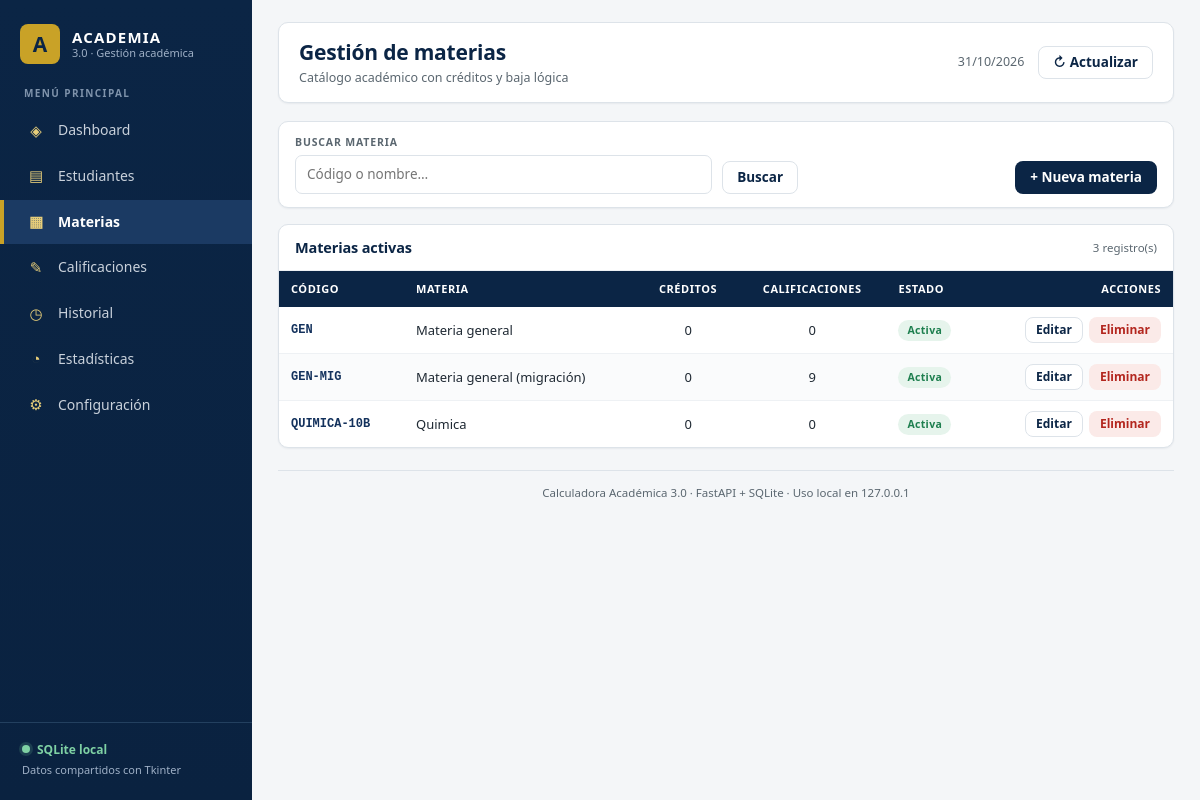
The page /materias on the database its author committed.
### tables this page shows
CREATE TABLE materias (
    id             TEXT PRIMARY KEY,
    codigo         TEXT NOT NULL UNIQUE,
    nombre         TEXT NOT NULL,
    creditos       REAL NOT NULL DEFAULT 0 CHECK (creditos >= 0),
    creado_en      TEXT NOT NULL,
    actualizado_en TEXT NOT NULL,
    eliminado_en   TEXT
);

### app/web/rutas.py (the view)
@router.get("/materias")
def materias(
    request: Request,
    busqueda: str = "",
    servicios: Servicios = Depends(servicios_lectura),
):
    lista = servicios.materias.listar()
    detalles = servicios.calificaciones.listar_todas()
    conteo = Counter(detalle.materia_id for detalle in detalles)
    texto = clave_nombre(busqueda.strip()) if busqueda.strip() else ""
    lista = [
        materia
        for materia in lista
        if not texto
        or texto in clave_nombre(materia.nombre)
        or texto in materia.codigo.casefold()
    ]
    lista.sort(key=lambda materia: materia.codigo)
    return _render(
        request,
        "materias.html",
        "materias",
        materias=lista,
        conteo=conteo,
        busqueda=busqueda,
    )

### app/web/templates/materias.html (shortened to what this page needs)
{% extends "base.html" %}
{% block encabezado %}Gestión de materias{% endblock %}
{% block subencabezado %}Catálogo académico con créditos y baja lógica{% endblock %}
{% block contenido %}
<form class="barra-filtros" method="get" action="/materias">
  <div class="campo busqueda">
    <label for="busqueda">Buscar materia</label>
    <input id="busqueda" name="busqueda" type="search" value="{{ busqueda }}" placeholder="Código o nombre…">
  </div>
  <button class="boton secundario" type="submit">Buscar</button>
  <a class="boton primario" href="/materias/nuevo">+ Nueva materia</a>
</form>
<section class="panel">
  <div class="panel-cabecera">
    <h2>Materias activas</h2>
    <span class="subtitulo">{{ materias|length }} registro(s)</span>
  </div>
  <div class="panel-cuerpo sin-relleno">
    {% if materias %}
    <div class="tabla-envoltura">
      <table class="tabla">
        <thead>
          <tr>
            <th>Código</th>
            <th>Materia</th>
            <th class="num">Créditos</th>
            <th class="num">Calificaciones</th>
            <th>Estado</th>
            <th style="text-align:right">Acciones</th>
          </tr>
        </thead>
        <tbody>
          {% for materia in materias %}
          <tr>
            <td class="codigo">{{ materia.codigo }}</td>
            <td>{{ materia.nombre }}</td>
            <td class="num">{{ "%g"|format(materia.creditos) }}</td>
            <td class="num">{{ conteo.get(materia.id, 0) }}</td>
            <td><span class="insignia aprobado">Activa</span></td>
            <td>
              <div class="acciones-fila">
                <a class="boton secundario pequeno" href="/materias/{{ materia.id }}/editar">Editar</a>
                <form method="post" action="/materias/{{ materia.id }}/eliminar" data-confirmar="¿Eliminar la materia {{ materia.codigo }} · {{ materia.nombre }}? Sus calificaciones se conservan en el historial.">
                  <button class="boton peligro pequeno" type="submit">Eliminar</button>
                </form>
              </div>
            </td>
          </tr>
          {% endfor %}
        </tbody>
      </table>
    </div>
    {% else %}
    <p class="vacio">
      {% if busqueda %}No se encontraron materias para “{{ busqueda }}”.{% else %}Aún no hay materias registradas.{% endif %}
      <br><a href="/materias/nuevo">Registrar la primera materia</a>
    </p>
    {% endif %}
  </div>
</section>
{% endblock %}

### app/web/templates/base.html (shortened to what this page needs)
<!doctype html>
<html lang="es">
<head>
  <link rel="stylesheet" href="{{ request.url_for('static', path='css/estilos.css') }}">
</head>
<body>
  <div class="app">
    <aside class="sidebar" id="sidebar">
      <div class="marca">
        <div class="escudo">A</div>
        <div class="marca-textos">
          <strong>ACADEMIA</strong>
          <span>3.0 · Gestión académica</span>
        </div>
      </div>
      <div class="sidebar-etiqueta">MENÚ PRINCIPAL</div>
      <nav class="navegacion">
        <a class="nav {% if activo == 'dashboard' %}activo{% endif %}" href="/">
          <span class="nav-icono">◈</span> Dashboard
        </a>
        <a class="nav {% if activo == 'estudiantes' %}activo{% endif %}" href="/estudiantes">
          <span class="nav-icono">▤</span> Estudiantes
        </a>
        <a class="nav {% if activo == 'materias' %}activo{% endif %}" href="/materias">
          <span class="nav-icono">▦</span> Materias
        </a>
        <a class="nav {% if activo == 'calificaciones' %}activo{% endif %}" href="/calificaciones">
          <span class="nav-icono">✎</span> Calificaciones
        </a>
        <a class="nav {% if activo == 'historial' %}activo{% endif %}" href="/historial">
          <span class="nav-icono">◷</span> Historial
        </a>
        <a class="nav {% if activo == 'estadisticas' %}activo{% endif %}" href="/estadisticas">
          <span class="nav-icono">◔</span> Estadísticas
        </a>
        <a class="nav {% if activo == 'configuracion' %}activo{% endif %}" href="/configuracion">
          <span class="nav-icono">⚙</span> Configuración
        </a>
      </nav>
      <div class="sidebar-pie">
        <div class="estado-local"><span class="punto"></span> SQLite local</div>
        <small>Datos compartidos con Tkinter</small>
      </div>
    </aside>
    <main class="contenido">
      <header class="topbar">
        <div class="topbar-titulos">
          <h1>{% block encabezado %}Dashboard académico{% endblock %}</h1>
          <p>{% block subencabezado %}Visión general del rendimiento institucional{% endblock %}</p>
        </div>
        <div class="topbar-acciones">
          <span class="fecha">{{ hoy }}</span>
          <a class="boton secundario" href="{{ request.url.path }}{% if request.url.query %}?{{ request.url.query }}{% endif %}">↻ Actualizar</a>
        </div>
      </header>
      {% block contenido %}{% endblock %}
      <footer class="pie">
        Calculadora Académica 3.0 · FastAPI + SQLite · Uso local en 127.0.0.1
      </footer>
    </main>
  </div>
</body>
</html>

### rows shown on the page
materias: codigo "GEN", nombre "Materia general", creditos "0", get "0"
materias: codigo "GEN-MIG", nombre "Materia general (migración)", creditos "0", get "9"
materias: codigo "QUIMICA-10B", nombre "Quimica", creditos "0", get "0"

### other values the page prints
{{ hoy }} "31/10/2026"
{{ materias|length }} "3"
